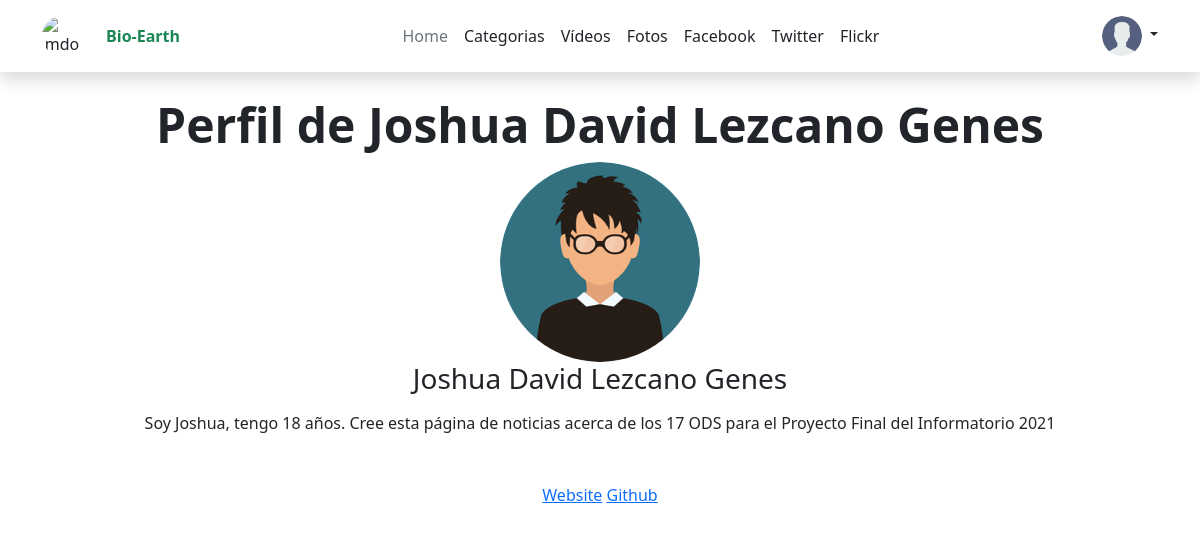
The app's page /miembros/4/profile/ with its own data.
### bioblog/models.py (models this page shows, shortened)
class Profile(models.Model):
    user = models.OneToOneField(User, null=True, on_delete=models.CASCADE)
    bio = models.TextField()
    profile_pic = models.ImageField(null=True, blank=True, upload_to="images/profile/")
    website_url = models.CharField(max_length=255, null=True, blank=True)
    github_url = models.CharField(max_length=255, null=True, blank=True)

### miembros/views.py (the view)
# urls.py: path('<int:pk>/profile/', ShowProfilePageView.as_view(), name='show_profile_page'),
class ShowProfilePageView(DetailView):
	model = Profile
	template_name = 'registration/user_profile.html'
	def get_context_data(self, *args, **kwargs):
		context = super(ShowProfilePageView, self).get_context_data(*args, **kwargs)
		page_user = get_object_or_404(Profile, id=self.kwargs['pk'])
		context["page_user"] = page_user
		return context

### miembros/templates/registration/user_profile.html
{% extends 'base.html' %} {% load static %} {% block content %}
<h1 class="display-5 fw-bold">Perfil de {{ page_user.user.first_name }} {{ page_user.user.last_name }}</h1>
<div class="container">
    <body class="text-center">
      <form>
        {% if page_user.profile_pic %}
        <img src="{{ page_user.profile_pic.url }}" class="img-fluid rounded-circle" alt="..." width="200" height="200" />
        {% else %}
        <img src="{% static 'bioblog/images/imguserdefault.png' %}" class="img-fluid rounded-circle" alt="..." width="200" height="200" />
        {% endif %}
        <h1 class="h3 mb-3 fw-normal">{{ page_user.user.first_name }} {{ page_user.user.last_name }}</h1>
        <p class="card-text">{{ page_user.user.profile.bio }}</p>
        <p class="mt-5 mb-3">
            {% if page_user.website_url %}
		    <a href="{{ page_user.website_url }}">  Website</a>
	        {% endif %}
            {% if page_user.github_url %}
		    <a href="{{ page_user.github_url }}">  Github</a>
	        {% endif %}
        </p>
      </form>
    </body>
</div>
{% endblock %}

### records on screen
Profile: user.first_name "Joshua David", user.last_name "Lezcano Genes", profile_pic (picture), user.profile.bio "Soy Joshua, tengo 18 años. Cree esta página de noticias acerca de los 17 ODS para el Proyecto Final del Informatorio 2021"
